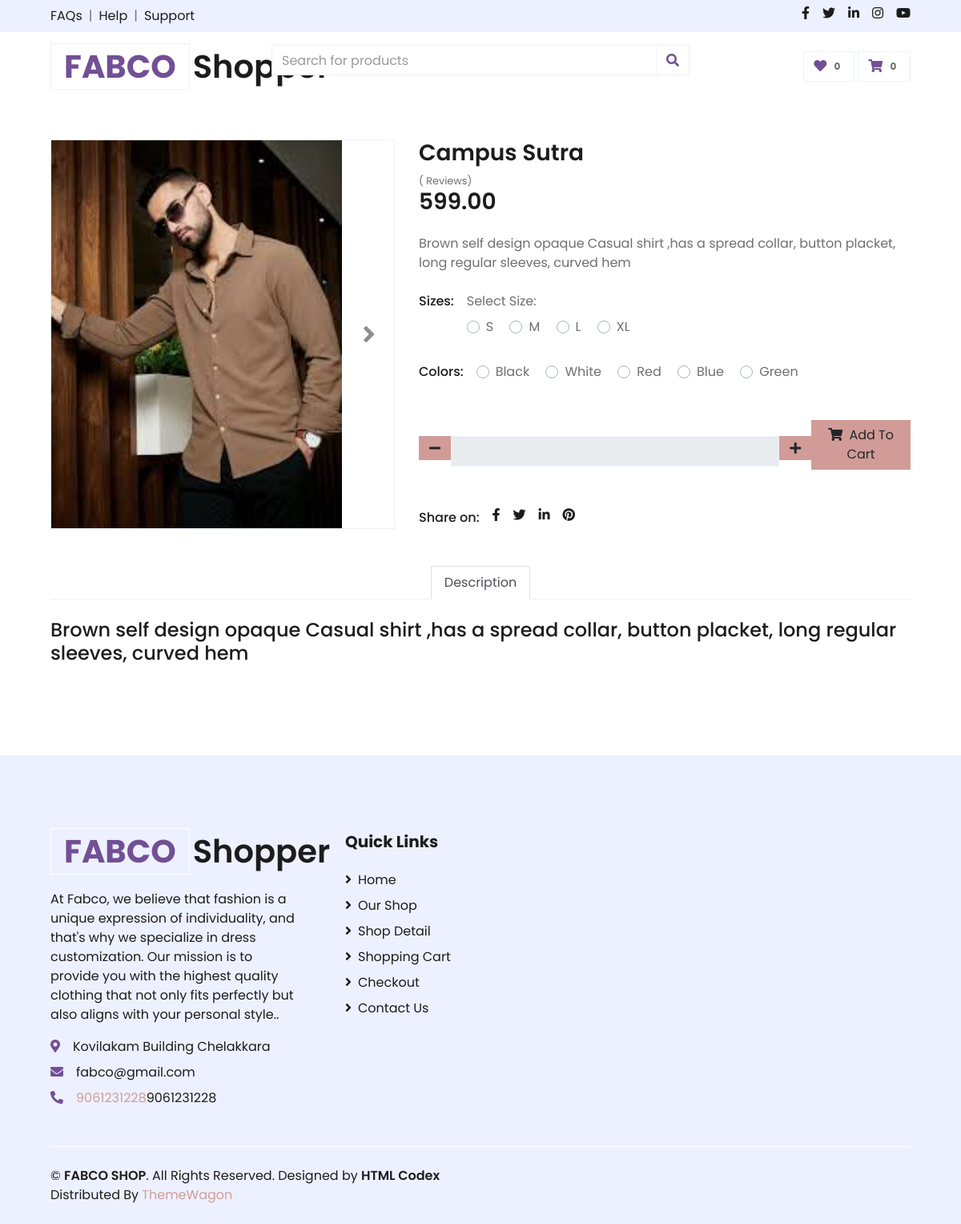
Screenshot of /productdetls/6/ with the database file from the repository.
### products/models.py (models this page shows, shortened)
class Product(models.Model):
    CATEGORY_CHOICES = [
        ('women', 'Women\'s Wear'),
        ('men', 'Men\'s Wear'),
        ('baby', 'Baby Wear'),
    ]
    name = models.CharField(max_length=255)
    price = models.DecimalField(max_digits=10, decimal_places=2)
    discount_price = models.DecimalField(max_digits=10, decimal_places=2, blank=True, null=True)
    image = models.ImageField(upload_to='products/')
    description = models.TextField(blank=True, null=True)
    category = models.CharField(max_length=50, choices=CATEGORY_CHOICES, null=True, blank=True)
    created_at = models.DateTimeField( default=timezone.now)

### products/views.py (the view)
def productsdetails(request,pk):
    product = get_object_or_404(Product, pk=pk)
    return render(request, 'products_items_details.html', {'product' : product})

### templates/products_items_details.html (shortened to what this page needs)
{% load static %}
    <link href="https://cdnjs.cloudflare.com/ajax/libs/font-awesome/5.10.0/css/all.min.css" rel="stylesheet">
    <link href="{% static 'lib/owlcarousel/assets/owl.carousel.min.css' %}" rel="stylesheet">
    <link href="{% static 'css/style.css' %}" rel="stylesheet">
{% include 'topbar.html' %}
    <div class="container-fluid py-5">
        <div class="row px-xl-5">
            <div class="col-lg-5 pb-5">
                <div id="product-carousel" class="carousel slide" data-ride="carousel">
                    <div class="carousel-inner border">
                        <div class="carousel-item active">
                            <img class="w-300 h-100" src="{{ product.image.url  }}" alt="{{ product.name }}">
                        </div>
                    </div>
                    <a class="carousel-control-prev" href="#product-carousel" data-slide="prev">
                        <i class="fa fa-2x fa-angle-left text-dark"></i>
                    </a>
                    <a class="carousel-control-next" href="#product-carousel" data-slide="next">
                        <i class="fa fa-2x fa-angle-right text-dark"></i>
                    </a>
                </div>
            </div>
            <div class="col-lg-7 pb-5">
                <h3 class="font-weight-semi-bold">{{ product.name }}</h3>
                <div class="review-section">
                    <small class="pt-1">({{ review_count }} Reviews)</small>
                </div>
                <h3 class="font-weight-semi-bold mb-4">{{ product.price  }}</h3>
                <p class="mb-4">{{ product.description }}</p>
                <div class="d-flex mb-3">
                    <p class="text-dark font-weight-medium mb-0 mr-3">Sizes:</p>
                    <form method="POST" action="{% url 'cart:increase_quantity' product.id %}">
                        <div>
                            <label>Select Size:</label><br>
                            <div class="custom-control custom-radio custom-control-inline">
                                <label class="custom-control-label" for="size-2">S</label>
                            </div>
                            <div class="custom-control custom-radio custom-control-inline">
                                <label class="custom-control-label" for="size-3">M</label>
                            </div>
                            <div class="custom-control custom-radio custom-control-inline">
                                <label class="custom-control-label" for="size-4">L</label>
                            </div>
                            <div class="custom-control custom-radio custom-control-inline">
                                <label class="custom-control-label" for="size-5">XL</label>
                            </div>
                        </div>
                    </form>
                    </div>
                <div class="d-flex mb-4">
                    <p class="text-dark font-weight-medium mb-0 mr-3">Colors:</p>
                    <form>
                        <div class="custom-control custom-radio custom-control-inline">
                            <label class="custom-control-label" for="color-1">Black</label>
                        </div>
                        <div class="custom-control custom-radio custom-control-inline">
                            <label class="custom-control-label" for="color-2">White</label>
                        </div>
                        <div class="custom-control custom-radio custom-control-inline">
                            <label class="custom-control-label" for="color-3">Red</label>
                        </div>
                        <div class="custom-control custom-radio custom-control-inline">
                            <label class="custom-control-label" for="color-4">Blue</label>
                        </div>
                        <div class="custom-control custom-radio custom-control-inline">
                            <label class="custom-control-label" for="color-5">Green</label>
                        </div>
                    </form>
                </div>
                <div class="d-flex align-items-center mb-4 pt-2">
                    <div class="input-group">
                        <div class="input-group-btn">
                            <a href="{% url 'cart:decrease_quantity' item.product.id %}" class="btn btn-primary btn-minus">
                                <i class="fa fa-minus"></i>
                            </a>
                        </div>
                        <input type="text" class="form-control text-center" value="{{ item.product.quantity }}" readonly>
                        <div class="input-group-btn">
                            <a href="{% url 'cart:increase_quantity' item.product.id %}" class="btn btn-primary btn-plus">
                                <i class="fa fa-plus"></i>
                            </a>
                        </div>
                    </div>
                    <form action="{% url 'cart:add_to_cart' product.id %}" method="post">
                        <button class="btn btn-primary px-3"><i class="fa fa-shopping-cart mr-1"></i> Add To Cart</button>
                    </form>
                </div>
                <div class="d-flex pt-2">
                    <p class="text-dark font-weight-medium mb-0 mr-2">Share on:</p>
                    <div class="d-inline-flex">
                        <a class="text-dark px-2" href="">
                            <i class="fab fa-facebook-f"></i>
                        </a>
                        <a class="text-dark px-2" href="">
                            <i class="fab fa-twitter"></i>
                        </a>
                        <a class="text-dark px-2" href="">
                            <i class="fab fa-linkedin-in"></i>
                        </a>
                        <a class="text-dark px-2" href="">
                            <i class="fab fa-pinterest"></i>
                        </a>
                    </div>
                </div>
            </div>
        </div>
        <div class="row px-xl-5">
            <div class="col">
                <div class="nav nav-tabs justify-content-center border-secondary mb-4">
                    <a class="nav-item nav-link active" data-toggle="tab" href="#tab-pane-1">Description</a>
                </div>
                <div class="tab-content">
                    <div class="tab-pane fade show active" id="tab-pane-1">
                        <h4 class="mb-3">{{ product.description }}</h4>
                    </div>
                </div>
            </div>
        </div>
    </div>
</body>
</html>
{% include 'footer.html' %}

### rows the page displays
Product: image (picture), name "Campus Sutra", price "599.00", description "Brown self design opaque Casual shirt ,has a spread collar, button placket, long regular sleeves, curved hem"
